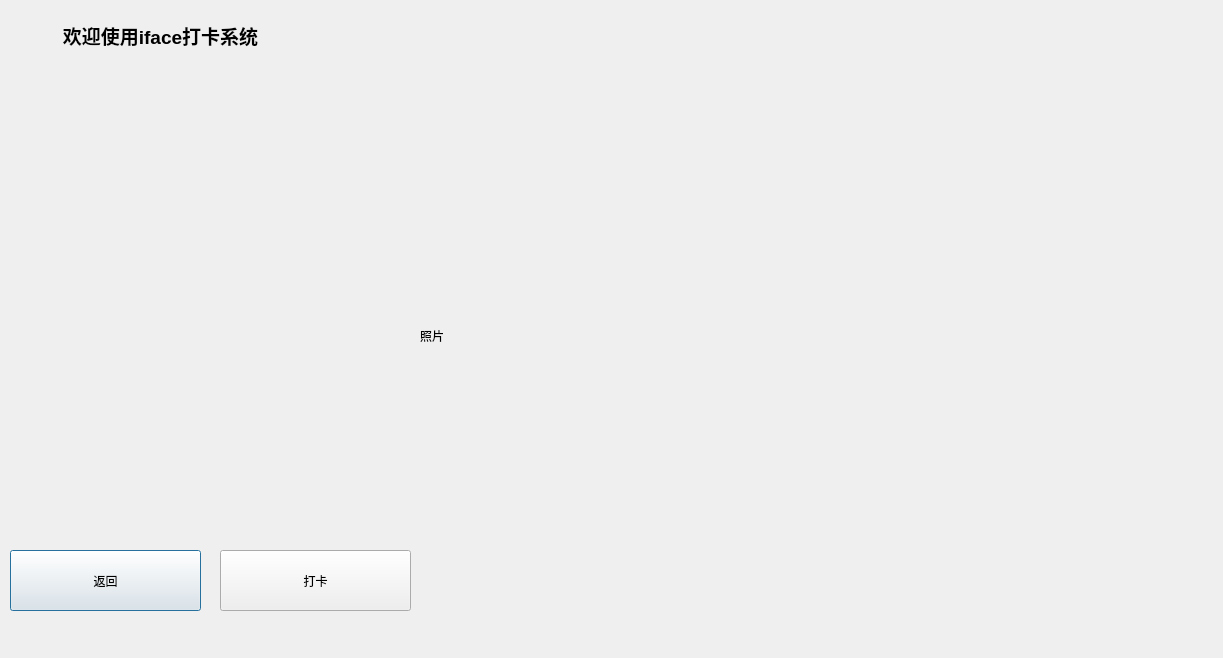
<?xml version="1.0" encoding="UTF-8"?>
<ui version="4.0">
 <class>Dialog</class>
 <widget class="QDialog" name="Dialog">
  <property name="geometry">
   <rect>
    <x>0</x>
    <y>0</y>
    <width>1223</width>
    <height>658</height>
   </rect>
  </property>
  <property name="windowTitle">
   <string>Dialog</string>
  </property>
  <widget class="QPushButton" name="pushButton">
   <property name="geometry">
    <rect>
     <x>10</x>
     <y>550</y>
     <width>191</width>
     <height>61</height>
    </rect>
   </property>
   <property name="text">
    <string>返回</string>
   </property>
  </widget>
  <widget class="QLabel" name="label">
   <property name="geometry">
    <rect>
     <x>0</x>
     <y>20</y>
     <width>321</width>
     <height>31</height>
    </rect>
   </property>
   <property name="toolTip">
    <string>&lt;html&gt;&lt;head/&gt;&lt;body&gt;&lt;p&gt;&lt;br/&gt;&lt;/p&gt;&lt;/body&gt;&lt;/html&gt;</string>
   </property>
   <property name="whatsThis">
    <string>&lt;html&gt;&lt;head/&gt;&lt;body&gt;&lt;p&gt;&lt;br/&gt;&lt;/p&gt;&lt;/body&gt;&lt;/html&gt;</string>
   </property>
   <property name="text">
    <string>&lt;html&gt;&lt;head/&gt;&lt;body&gt;&lt;p align=&quot;center&quot;&gt;&lt;span style=&quot; font-size:14pt; font-weight:600;&quot;&gt;欢迎使用iface打卡系统&lt;/span&gt;&lt;/p&gt;&lt;/body&gt;&lt;/html&gt;</string>
   </property>
  </widget>
  <widget class="QPushButton" name="pushButton_2">
   <property name="geometry">
    <rect>
     <x>220</x>
     <y>550</y>
     <width>191</width>
     <height>61</height>
    </rect>
   </property>
   <property name="text">
    <string>打卡</string>
   </property>
  </widget>
  <widget class="QLabel" name="label_2">
   <property name="geometry">
    <rect>
     <x>420</x>
     <y>20</y>
     <width>741</width>
     <height>631</height>
    </rect>
   </property>
   <property name="styleSheet">
    <string notr="true">font: 28pt &quot;Agency FB&quot;;</string>
   </property>
   <property name="text">
    <string>照片</string>
   </property>
  </widget>
  <widget class="QLabel" name="label_3">
   <property name="geometry">
    <rect>
     <x>60</x>
     <y>80</y>
     <width>261</width>
     <height>291</height>
    </rect>
   </property>
   <property name="text">
    <string>&lt;html&gt;&lt;head/&gt;&lt;body&gt;&lt;p&gt;&lt;img src=&quot;:/new/prefix1/mdpi.png&quot;/&gt;&lt;/p&gt;&lt;/body&gt;&lt;/html&gt;</string>
   </property>
  </widget>
 </widget>
 <resources/>
 <connections/>
</ui>
